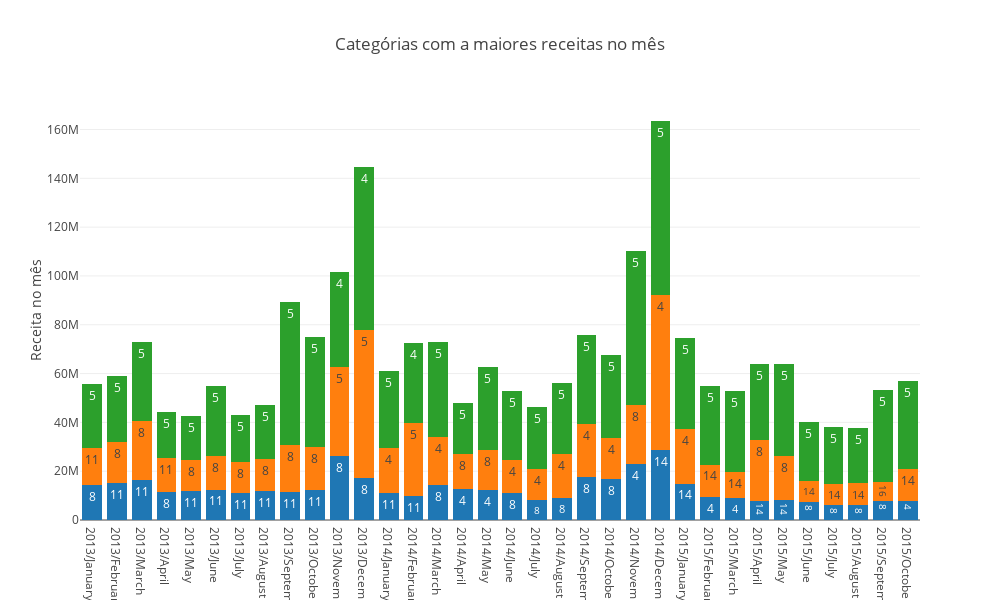

The code cell stored with this chart in its notebook:
### Code cell
trace = [go.Bar(
                x=date_range,
                y=item_cnt_value[i, :],
                text=category_id[i, :],
                textposition = 'auto', 
                hoverinfo='x+y',
                showlegend=False,

                )
    
        for i in range(n_largest)]

layout = go.Layout( yaxis = dict(title='Receita no mês'),
                    title='Categórias com a maiores receitas no mês',
                    barmode='stack',
                    width=1000,
                    height=600,
                  )

fig = go.Figure(data=trace, layout=layout)

iplot(fig)

### Figure 1 — Plotly figure (JSON) as saved in the notebook; plotly's stock layout.template omitted (floating-point values rounded to 4 significant figures)
{"data": [{"hoverinfo": "x+y", "showlegend": false, "text": [8, 11, 11, 8, 11, 11, 11, 11, 11, 11, 8, 8, 11, 11, 8, 4, 4, 8, 8, 8, 8, 8, 4, 14, 14, 4, 4, 14, 14, 8, 8, 8, 8, 4], "textposition": "auto", "type": "bar", "uid": "96ea0e6b-7b1a-49f1-8b9d-954f69d17678", "x": ["2013/January", "2013/February", "2013/March", "2013/April", "2013/May", "2013/June", "2013/July", "2013/August", "2013/September", "2013/October", "2013/November", "2013/December", "2014/January", "2014/February", "2014/March", "2014/April", "2014/May", "2014/June", "2014/July", "2014/August", "2014/September", "2014/October", "2014/November", "2014/December", "2015/January", "2015/February", "2015/March", "2015/April", "2015/May", "2015/June", "2015/July", "2015/August", "2015/September", "2015/October"], "y": [14360000.0, 15050000.0, 16370000.0, 11630000.0, 11760000.0, 12470000.0, 11080000.0, 11700000.0, 11570000.0, 12230000.0, 26250000.0, 17110000.0, 11170000.0, 9935000.0, 14150000.0, 12820000.0, 12150000.0, 10950000.0, 8198000.0, 9097000.0, 17810000.0, 16780000.0, 22760000.0, 28600000.0, 14870000.0, 9499000.0, 8878000.0, 7860000.0, 8031000.0, 7448000.0, 6067000.0, 5945000.0, 7765000.0, 7582299]}, {"hoverinfo": "x+y", "showlegend": false, "text": [11, 8, 8, 11, 8, 8, 8, 8, 8, 8, 5, 5, 4, 5, 4, 8, 8, 4, 4, 4, 4, 4, 8, 4, 4, 14, 14, 8, 8, 14, 14, 14, 16, 14], "textposition": "auto", "type": "bar", "uid": "b0b2cf1f-387c-47eb-b5ce-481a3ceac67b", "x": ["2013/January", "2013/February", "2013/March", "2013/April", "2013/May", "2013/June", "2013/July", "2013/August", "2013/September", "2013/October", "2013/November", "2013/December", "2014/January", "2014/February", "2014/March", "2014/April", "2014/May", "2014/June", "2014/July", "2014/August", "2014/September", "2014/October", "2014/November", "2014/December", "2015/January", "2015/February", "2015/March", "2015/April", "2015/May", "2015/June", "2015/July", "2015/August", "2015/September", "2015/October"], "y": [14960000.0, 17070000.0, 24080000.0, 13600000.0, 12710000.0, 13570000.0, 12540000.0, 13360000.0, 19150000.0, 17510000.0, 36380000.0, 60940000.0, 18360000.0, 29880000.0, 19830000.0, 14310000.0, 16380000.0, 13530000.0, 12750000.0, 17830000.0, 21450000.0, 16970000.0, 24190000.0, 63790000.0, 22600000.0, 13160000.0, 10680000.0, 24970000.0, 18100000.0, 8424000.0, 8870000.0, 9064000.0, 7819000.0, 13320000.0]}, {"hoverinfo": "x+y", "showlegend": false, "text": [5, 5, 5, 5, 5, 5, 5, 5, 5, 5, 4, 4, 5, 4, 5, 5, 5, 5, 5, 5, 5, 5, 5, 5, 5, 5, 5, 5, 5, 5, 5, 5, 5, 5], "textposition": "auto", "type": "bar", "uid": "bbb36cc5-d430-4250-bec5-1e499f7cc960", "x": ["2013/January", "2013/February", "2013/March", "2013/April", "2013/May", "2013/June", "2013/July", "2013/August", "2013/September", "2013/October", "2013/November", "2013/December", "2014/January", "2014/February", "2014/March", "2014/April", "2014/May", "2014/June", "2014/July", "2014/August", "2014/September", "2014/October", "2014/November", "2014/December", "2015/January", "2015/February", "2015/March", "2015/April", "2015/May", "2015/June", "2015/July", "2015/August", "2015/September", "2015/October"], "y": [26520000.0, 27030000.0, 32450000.0, 19020000.0, 18350000.0, 28840000.0, 19550000.0, 22230000.0, 58790000.0, 45240000.0, 38980000.0, 66790000.0, 31390000.0, 32670000.0, 39060000.0, 20720000.0, 33980000.0, 28550000.0, 25510000.0, 29220000.0, 36520000.0, 33930000.0, 63320000.0, 71090000.0, 36990000.0, 32340000.0, 33190000.0, 31090000.0, 37630000.0, 24440000.0, 23140000.0, 22800000.0, 37710000.0, 36030000.0]}], "layout": {"barmode": "stack", "height": 600, "title": {"text": "Categórias com a maiores receitas no mês"}, "width": 1000, "yaxis": {"title": {"text": "Receita no mês"}}}}
